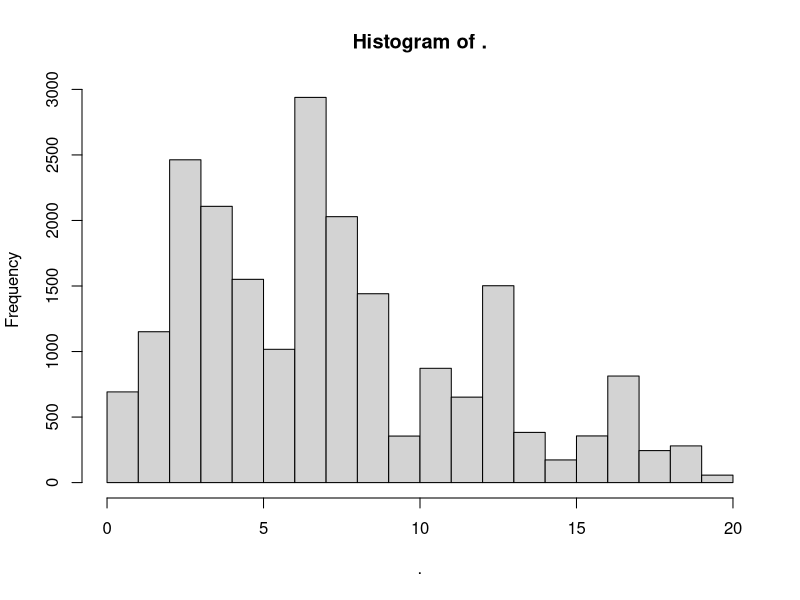

Generate this figure with R:
## ---- chunk 1
library(magrittr)
## ---- chunk 2
favouriteNumbers <- read.csv("favouriteNumbers.csv")
## ---- chunk 3
favouriteNumbers %>% summary()
## ---- chunk 4
favouriteNumbers %>% unique() %>% nrow()
## ---- chunk 5
smallerNumbers <- favouriteNumbers %>% subset(numbers >= 0 & numbers <= 20)
## ---- chunk 6
smallerNumbers$numbers %>% hist()
## ---- chunk 7
favouriteNumbers$numbers %>% table() %>% as.data.frame() %>%  write.csv(file="frequencyTable.csv")
